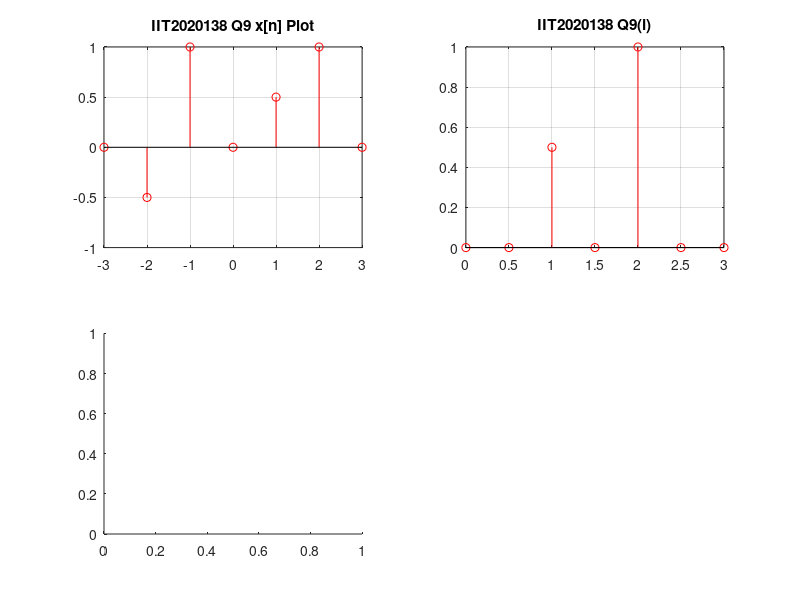

This chart was generated by the following MATLAB code: (Note: this script raises an error after producing the figure.)
% ADITI - IIT2020138 - Q9

n = -3:1:3;
x = (-1/2*(n==-2)+(n==-1)+1/2*(n==1)+(n==2));

a = subplot(2,2,1);
stem(n,x,'r');
grid on;
title('IIT2020138 Q9 x[n] Plot');

b = subplot(2,2,2);
stem(3/2-1/2*n,x.*(floor(3/2-1/2*n)==3/2-n/2),'r');
grid on;
title('IIT2020138 Q9(i)');

c = subplot(2,2,3);
plot(n+2,x.*dirac(n+2),'r');
grid on;
title('IIT2020138 Q9(ii)');

d = subplot(2,2,4);
stem(2-2*n,x.*(floor(2-2*n)==2-2*n),'r');
grid on;
title('IIT2020138 Q9(iii)');